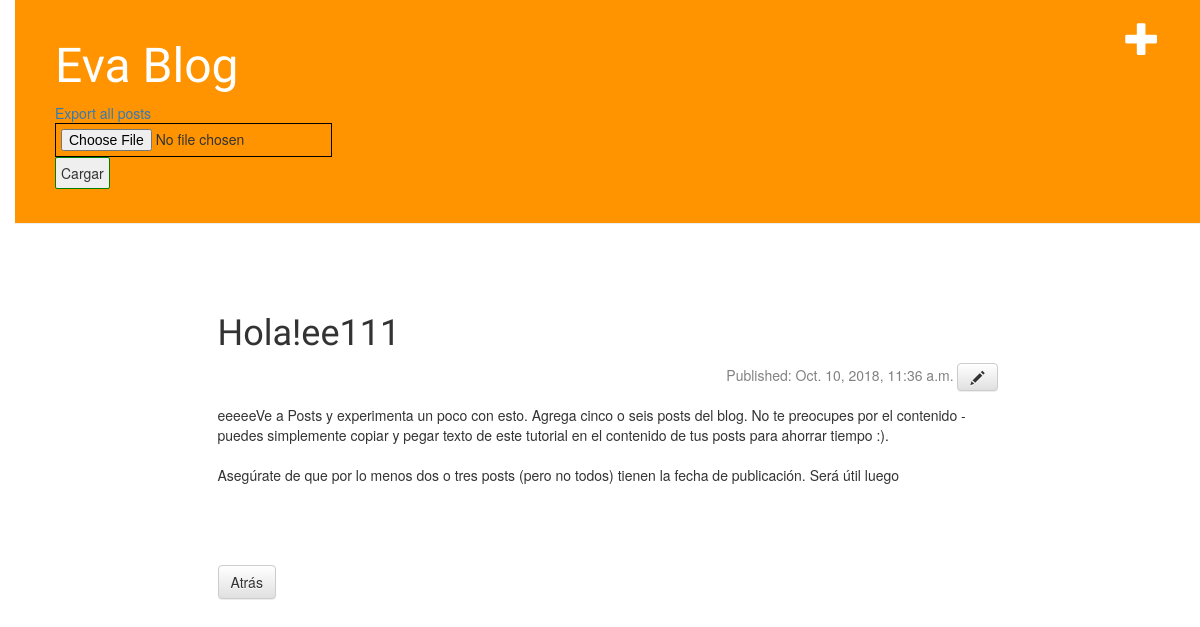
The app's page /post/1/ with its own data.
### blog/models.py (models this page shows, shortened)
class Post(models.Model):
        author = models.ForeignKey('auth.User', on_delete=models.CASCADE)
        title = models.CharField(max_length=200)
        text = models.TextField()
        published_date = models.DateTimeField(default=timezone.now(), null=False)
        active = models.BooleanField(default=True)

### blog/views.py (the view)
# urls.py: url(r'^post/(?P<pk>[0-9]+)/$', views.post_detail, name='post_detail'),
def post_detail(request, pk):
    post = get_object_or_404(Post, pk=pk)
    return render(request, 'blog/post_detail.html', {'post': post})

### blog/templates/blog/post_detail.html
{% extends 'blog/base.html' %}
{% block content %}
<div class="post">
    <h1>{{ post.title }}</h1>
    <div class="date">
        Published: {{ post.published_date }}
        <a class="btn btn-default" href="{% url 'post_edit' pk=post.pk %}"><span class="glyphicon glyphicon-pencil"></span></a>
    </div>
    <p>{{ post.text|linebreaksbr }}</p>
</div>
<a class="btn btn-default" href="/">Atr&aacute;s</a>
{% endblock %}

### blog/static/css/blog.css (style rules this page uses)
body { padding-left: 15px; }
h1, h2, h3, h4 { font-family: 'Lobster', cursive; }
.date { padding: 0; float: right; color: #828282; }
.post { margin: 70px 0; }
.post p { margin-top: 1em; width: 100%; display: inline-block; }

### records on screen
Post: title "Hola!ee111", published_date "Oct. 10, 2018, 11:36 a.m.", text "eeeeeVe a Posts y experimenta un poco con esto. Agrega cinco o seis posts del blog. No te preocupes por el contenido - puedes simplemente copiar y pegar texto de este tutorial en el contenido de tus posts para ahorrar tiempo :). Asegúrate de que por lo menos dos o tres posts (pero no todos) tienen la fecha de publicación. Será útil luego"
